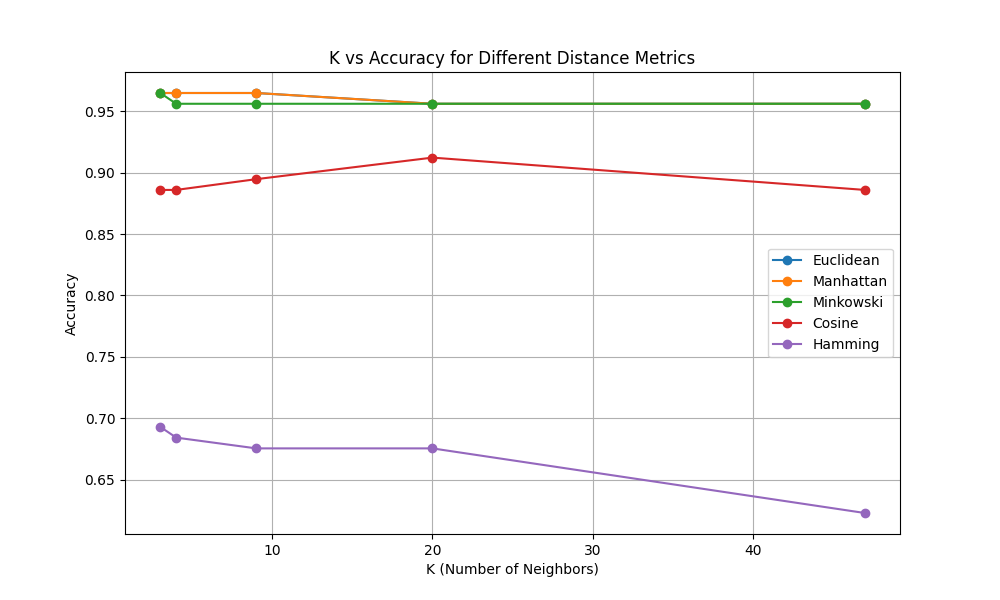

Reproduce this figure in Python.
from sklearn.model_selection import train_test_split
from sklearn.metrics import confusion_matrix, accuracy_score, precision_score, recall_score
from pathlib import Path
import pandas as pd
import numpy as np
import os
from collections import Counter
import matplotlib.pyplot as plt

from typing import Callable


class DistanceMetric:
    type Fn = Callable[[np.ndarray, np.ndarray], np.ndarray]

    @staticmethod
    def euclidean(a: np.ndarray, b: np.ndarray) -> np.ndarray:
        return np.sqrt(np.sum((a - b) ** 2))

    @staticmethod
    def manhattan(a: np.ndarray, b: np.ndarray) -> np.ndarray:
        return np.sum(np.abs(a - b))

    @staticmethod
    def minkowski(a: np.ndarray, b: np.ndarray, p: int = 3) -> np.ndarray:
        return np.sum(np.abs(a - b) ** p) ** (1 / p)

    @staticmethod
    def cosine(a: np.ndarray, b: np.ndarray) -> np.ndarray:
        return 1 - (np.dot(a, b) / (np.linalg.norm(a) * np.linalg.norm(b)))

    @staticmethod
    def hamming(a: np.ndarray, b: np.ndarray) -> np.ndarray:
        return np.mean(a != b)  # type: ignore


class UniformWeightedKNN:
    def __init__(
        self, k: int, distance_fn: DistanceMetric.Fn = DistanceMetric.euclidean
    ):
        self.k = k
        self.distance_fn = distance_fn

    def fit(self, X: np.ndarray, y: np.ndarray) -> None:
        self.X_train = X
        self.y_train = y

    def predict(self, X: np.ndarray) -> np.ndarray:
        predictions: list[int] = []

        for x in X:
            distances = [self.distance_fn(x, x_train) for x_train in self.X_train]
            k_indices = np.argsort(distances)[: self.k]
            k_nearest_labels = self.y_train[k_indices]
            # Majority Vote
            most_common = Counter(k_nearest_labels).most_common(1)
            predictions.append(most_common[0][0])

        return np.array(predictions)

def load_dataset(
    basedir: Path,
) -> tuple[np.ndarray, np.ndarray, np.ndarray, np.ndarray]:
    df = pd.read_csv(basedir.joinpath("dataset", "data.csv"))  # pyright: ignore[reportUnknownMemberType]
    df = df.drop(columns="Unnamed: 32")
    X = df.drop(columns=["id", "diagnosis"]).values
    Y = df["diagnosis"].map({"B": 0, "M": 1}).values
    
    X_train, X_test, y_train, y_test = train_test_split(
        X, Y, random_state=42, train_size=0.80, shuffle=True
    )  # type: ignore
    
    
    # Normalize Features (Min-Max Scaling)
    min_val = X_train.min(axis=0)
    max_val = X_train.max(axis=0)
    range_val = max_val - min_val

    # Avoid division by zero for constant columns
    range_val[range_val == 0] = 1
    X_train_normalized = (X_train - min_val) / range_val
    X_test_normalized = (X_test - min_val) / range_val
    
    
    return X_train_normalized, X_test_normalized, y_train, y_test  # type: ignore

def calculate_metrics(y_true: np.ndarray, y_pred: np.ndarray):
    tp = np.sum((y_true == 1) & (y_pred == 1))
    tn = np.sum((y_true == 0) & (y_pred == 0))
    fp = np.sum((y_true == 0) & (y_pred == 1))
    fn = np.sum((y_true == 1) & (y_pred == 0))

    accuracy = (tp + tn) / len(y_true)
    precision = tp / (tp + fp) if (tp + fp) > 0 else 0
    recall = tp / (tp + fn) if (tp + fn) > 0 else 0

    return accuracy, precision, recall, [[tn, fp], [fn, tp]]


def plot_decision_boundary(basedir: Path, distance_functions, X_train, y_train, best_config, feature_names):
    print("\nGenerating Decision Boundary Plot (using first 2 features)...")

    feature_idx_1, feature_idx_2 = 0, 1
    X_vis = X_train[:, [feature_idx_1, feature_idx_2]]

    h = 0.02
    x_min, x_max = X_vis[:, 0].min() - 0.1, X_vis[:, 0].max() + 0.1
    y_min, y_max = X_vis[:, 1].min() - 0.1, X_vis[:, 1].max() + 0.1
    xx, yy = np.meshgrid(np.arange(x_min, x_max, h),
                         np.arange(y_min, y_max, h))

    # Re-train KNN on just these 2 features for visualization
    knn_vis = UniformWeightedKNN(k=best_config['k'], distance_fn=distance_functions[best_config['metric']])
    knn_vis.fit(X_vis, y_train)

    # Predict on mesh
    mesh_points = np.c_[xx.ravel(), yy.ravel()]
    Z = knn_vis.predict(mesh_points)
    Z = Z.reshape(xx.shape)

    # Plot
    plt.figure(figsize=(8, 6))
    plt.contourf(xx, yy, Z, alpha=0.8, cmap=plt.cm.coolwarm)
    plt.scatter(X_vis[:, 0], X_vis[:, 1], c=y_train, edgecolors='k', cmap=plt.cm.coolwarm, s=20)
    plt.xlabel(feature_names[feature_idx_1])
    plt.ylabel(feature_names[feature_idx_2])
    plt.title(f"Decision Boundary (K={best_config['k']}, {best_config['metric']})")
    plt.savefig(basedir.joinpath("task1_extra.png"))


def main(basedir: Path) -> None:
    X_train, X_test, y_train, y_test = load_dataset(basedir)
    

    k_values = [3, 4, 9, 20, 47]

    distance_functions: dict[str, DistanceMetric.Fn] = {
        "Euclidean": DistanceMetric.euclidean,
        "Manhattan": DistanceMetric.manhattan,
        "Minkowski": DistanceMetric.minkowski,
        "Cosine": DistanceMetric.cosine,
        "Hamming": DistanceMetric.hamming,
    }
    
    
    
    print("\n---- KNN Experiment Results ----\n")
    
    accuracy_results: dict[str, list[float]] = {name: [] for name, _ in distance_functions.items()}
    best_accuracy = -1
    best_info = {}
    best_model = None


    for k in k_values:
        for metric, dist_fn in distance_functions.items():
            knn = UniformWeightedKNN(k, dist_fn)
            knn.fit(X_train, y_train)
            y_pred = knn.predict(X_test)
            
            acc, prec, rec, cm = calculate_metrics(y_test, y_pred)
            accuracy_results[metric].append(acc)

            print(f"K={k:2d}, Distance={metric:10s}, Accuracy={acc:.4f}")

            if acc > best_accuracy:
                best_accuracy = acc
                best_model = knn
                best_info = {
                    'config': {'k': k, 'metric': metric},
                    'metrics': {'acc': acc, 'prec': prec, 'rec': rec, 'cm': cm}
                }
                
    # -------------------------------
    # Best Model Results
    # -------------------------------
    config = best_info['config']
    metrics = best_info['metrics']

    print("\n===================================")
    print("Best Model Selected")
    print(f"K = {config['k']}")
    print(f"Distance Metric = {config['metric']}")
    print(f"Test Accuracy = {metrics['acc']:.4f}")
    print("===================================\n")

    print(f"Precision: {metrics['prec']:.4f}")
    print(f"Recall:    {metrics['rec']:.4f}")
    
    print(f"Confusion Matrix:\n{np.array(metrics['cm'])}")
    
    
    plt.figure(figsize=(10, 6))
    for metric, accs in accuracy_results.items():
        plt.plot(k_values, accs, marker='o', label=metric)

    plt.title("K vs Accuracy for Different Distance Metrics")
    plt.xlabel("K (Number of Neighbors)")
    plt.ylabel("Accuracy")
    plt.legend()
    plt.grid(True)
    plt.savefig(basedir.joinpath("task1.png"))
    
    
    # Inference for Euclidean / Manhattan / Minkowski
    # These metrics are sensitive to feature scaling
    # Since no normalization was applied, distances get dominated by large-scale features
    # Larger K increases bias → underfitting
    
    # Inference for Cosine
    # Cosine distance performs best because:
    # It measures orientation, not magnitude
    # Feature scaling issues are minimized
    # Medium K (9) balances noise and generalization
    # Very large K (47) causes underfitting
    
    # Inference for Hamming
    # Lowest performance across all K
    # Dataset is continuous → binarization loses information
    # Accuracy decreases with increasing K
    
    plot_decision_boundary(basedir, distance_functions, X_train, y_train, best_info['config'], {1: 'M', 0: 'B'})



if __name__ == "__main__":
    main(basedir=Path(os.path.dirname(__file__)))
